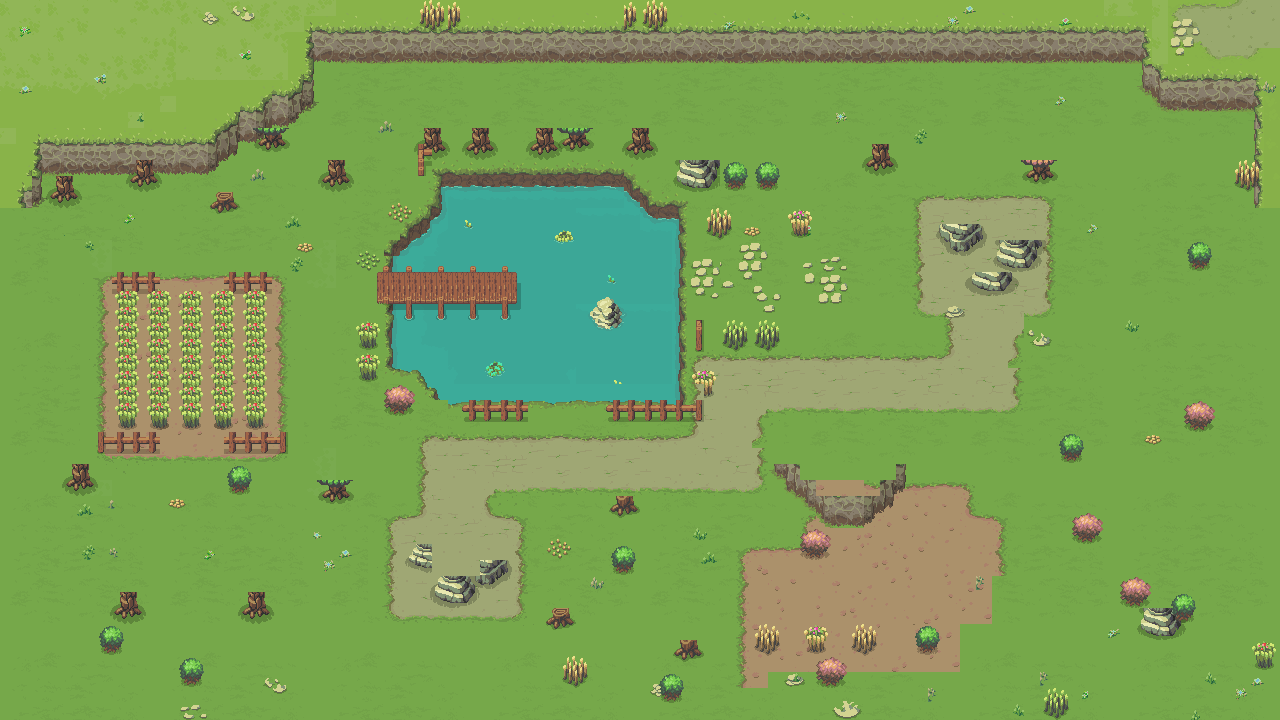

A 2D game scene composited from a Tiled map and its tileset images. What follows is a short description and the map's XML, with each tile layer's data collapsed to a summary:
An orthogonal 80x45 tile map with 16x16 px tiles, 5 tile layers (ground, higherground_pup, water, tight_pup, ...), 17 tilesets.

<map version="1.8" tiledversion="1.8.4" orientation="orthogonal" renderorder="right-down" width="80" height="45" tilewidth="16" tileheight="16" infinite="0" nextlayerid="12" nextobjectid="1">
 <tileset firstgid="1" name="water_env" tilewidth="16" tileheight="16" tilecount="2400" columns="48">
  <image source="../tile/2DML_SET2/water_env.png" width="768" height="800" />
 </tileset>
 <tileset firstgid="2401" name="mainlevbuild" tilewidth="16" tileheight="16" tilecount="8000" columns="100">
  <image source="../tile/2DML_SET2/mainlevbuild.png" width="1600" height="1280" />
 </tileset>
 <tileset firstgid="10401" name="bush3B" tilewidth="32" tileheight="32" tilecount="12" columns="4">
  <image source="../tile/2DML_SET2/Animated/bush3B.png" width="128" height="96" />
  <tile id="0">
   <animation>
    <frame tileid="0" duration="100" />
    <frame tileid="1" duration="100" />
    <frame tileid="2" duration="100" />
    <frame tileid="3" duration="100" />
    <frame tileid="4" duration="100" />
    <frame tileid="5" duration="100" />
    <frame tileid="6" duration="100" />
    <frame tileid="7" duration="100" />
    <frame tileid="8" duration="100" />
    <frame tileid="9" duration="100" />
   </animation>
  </tile>
 </tileset>
 <tileset firstgid="10413" name="bush1A" tilewidth="32" tileheight="32" tilecount="12" columns="4">
  <image source="../tile/2DML_SET2/Animated/bush1A.png" width="128" height="96" />
  <tile id="0">
   <animation>
    <frame tileid="0" duration="100" />
    <frame tileid="1" duration="100" />
    <frame tileid="2" duration="100" />
    <frame tileid="3" duration="100" />
    <frame tileid="4" duration="100" />
    <frame tileid="5" duration="100" />
    <frame tileid="6" duration="100" />
    <frame tileid="7" duration="100" />
    <frame tileid="8" duration="100" />
    <frame tileid="9" duration="100" />
   </animation>
  </tile>
 </tileset>
 <tileset firstgid="10425" name="other_props" tilewidth="16" tileheight="16" tilecount="256" columns="16">
  <image source="../tile/2DML_SET2/other_props.png" width="256" height="256" />
 </tileset>
 <tileset firstgid="10681" name="decorative_props" tilewidth="16" tileheight="16" tilecount="1024" columns="32">
  <image source="../tile/2DML_SET2/decorative_props.png" width="512" height="512" />
 </tileset>
 <tileset firstgid="11705" name="tree2A" tilewidth="64" tileheight="96" tilecount="10" columns="10">
  <image source="../tile/2DML_SET2/Animated/tree2A.png" width="640" height="96" />
  <tile id="0">
   <animation>
    <frame tileid="0" duration="100" />
    <frame tileid="1" duration="100" />
    <frame tileid="2" duration="100" />
    <frame tileid="3" duration="100" />
    <frame tileid="4" duration="100" />
    <frame tileid="5" duration="100" />
    <frame tileid="6" duration="100" />
    <frame tileid="7" duration="100" />
    <frame tileid="8" duration="100" />
    <frame tileid="9" duration="100" />
   </animation>
  </tile>
 </tileset>
 <tileset firstgid="11715" name="tree1B" tilewidth="64" tileheight="128" tilecount="10" columns="10">
  <image source="../tile/2DML_SET2/Animated/tree1B.png" width="640" height="128" />
  <tile id="0">
   <animation>
    <frame tileid="0" duration="100" />
    <frame tileid="1" duration="100" />
    <frame tileid="2" duration="100" />
    <frame tileid="3" duration="100" />
    <frame tileid="4" duration="100" />
    <frame tileid="5" duration="100" />
    <frame tileid="6" duration="100" />
    <frame tileid="7" duration="100" />
    <frame tileid="8" duration="100" />
    <frame tileid="9" duration="100" />
   </animation>
  </tile>
 </tileset>
 <tileset firstgid="11725" name="tree1A" tilewidth="64" tileheight="128" tilecount="10" columns="10">
  <image source="../tile/2DML_SET2/Animated/tree1A.png" width="640" height="128" />
  <tile id="0">
   <animation>
    <frame tileid="0" duration="100" />
    <frame tileid="1" duration="100" />
    <frame tileid="2" duration="100" />
    <frame tileid="3" duration="100" />
    <frame tileid="4" duration="100" />
    <frame tileid="5" duration="100" />
    <frame tileid="6" duration="100" />
    <frame tileid="7" duration="100" />
    <frame tileid="8" duration="100" />
    <frame tileid="9" duration="100" />
   </animation>
  </tile>
 </tileset>
 <tileset firstgid="11735" name="tree1A2000" tilewidth="64" tileheight="96" tilecount="10" columns="10">
  <image source="../tile/2DML_SET2/Animated/tree1A.png" width="640" height="128" />
  <tile id="0">
   <animation>
    <frame tileid="0" duration="100" />
    <frame tileid="1" duration="100" />
    <frame tileid="2" duration="100" />
    <frame tileid="3" duration="100" />
    <frame tileid="4" duration="100" />
    <frame tileid="5" duration="100" />
    <frame tileid="6" duration="100" />
    <frame tileid="7" duration="100" />
    <frame tileid="8" duration="100" />
    <frame tileid="9" duration="100" />
   </animation>
  </tile>
 </tileset>
 <tileset firstgid="11745" name="tree1A3000" tilewidth="64" tileheight="16" tilecount="80" columns="10">
  <image source="../tile/2DML_SET2/Animated/tree1A.png" width="640" height="128" />
 </tileset>
 <tileset firstgid="11825" name="tree1B2000" tilewidth="64" tileheight="96" tilecount="10" columns="10">
  <image source="../tile/2DML_SET2/Animated/tree1B.png" width="640" height="128" />
  <tile id="0">
   <animation>
    <frame tileid="0" duration="100" />
    <frame tileid="1" duration="100" />
    <frame tileid="2" duration="100" />
    <frame tileid="3" duration="100" />
    <frame tileid="4" duration="100" />
    <frame tileid="5" duration="100" />
    <frame tileid="6" duration="100" />
    <frame tileid="7" duration="100" />
    <frame tileid="8" duration="100" />
    <frame tileid="9" duration="100" />
   </animation>
  </tile>
 </tileset>
 <tileset firstgid="11835" name="tree2A2000" tilewidth="64" tileheight="16" tilecount="60" columns="10">
  <image source="../tile/2DML_SET2/Animated/tree2A.png" width="640" height="96" />
  <tile id="0">
   <animation>
    <frame tileid="0" duration="100" />
    <frame tileid="1" duration="100" />
    <frame tileid="2" duration="100" />
    <frame tileid="3" duration="100" />
    <frame tileid="4" duration="100" />
    <frame tileid="5" duration="100" />
    <frame tileid="6" duration="100" />
    <frame tileid="7" duration="100" />
    <frame tileid="8" duration="100" />
    <frame tileid="9" duration="100" />
   </animation>
  </tile>
  <tile id="10">
   <animation>
    <frame tileid="10" duration="100" />
    <frame tileid="11" duration="100" />
    <frame tileid="12" duration="100" />
    <frame tileid="13" duration="100" />
    <frame tileid="14" duration="100" />
    <frame tileid="15" duration="100" />
    <frame tileid="16" duration="100" />
    <frame tileid="17" duration="100" />
    <frame tileid="18" duration="100" />
    <frame tileid="19" duration="100" />
   </animation>
  </tile>
  <tile id="20">
   <animation>
    <frame tileid="30" duration="100" />
    <frame tileid="31" duration="100" />
    <frame tileid="32" duration="100" />
    <frame tileid="33" duration="100" />
    <frame tileid="34" duration="100" />
    <frame tileid="35" duration="100" />
    <frame tileid="36" duration="100" />
    <frame tileid="37" duration="100" />
    <frame tileid="38" duration="100" />
    <frame tileid="39" duration="100" />
   </animation>
  </tile>
  <tile id="30">
   <animation>
    <frame tileid="30" duration="100" />
    <frame tileid="31" duration="100" />
    <frame tileid="32" duration="100" />
    <frame tileid="33" duration="100" />
    <frame tileid="34" duration="100" />
    <frame tileid="35" duration="100" />
    <frame tileid="36" duration="100" />
    <frame tileid="37" duration="100" />
    <frame tileid="38" duration="100" />
    <frame tileid="39" duration="100" />
   </animation>
  </tile>
  <tile id="40">
   <animation>
    <frame tileid="40" duration="100" />
    <frame tileid="41" duration="100" />
    <frame tileid="42" duration="100" />
    <frame tileid="43" duration="100" />
    <frame tileid="44" duration="100" />
    <frame tileid="45" duration="100" />
    <frame tileid="46" duration="100" />
    <frame tileid="47" duration="100" />
    <frame tileid="48" duration="100" />
    <frame tileid="49" duration="100" />
   </animation>
  </tile>
 </tileset>
 <tileset firstgid="11895" name="tree1B" tilewidth="64" tileheight="96" tilecount="10" columns="10">
  <image source="../tile/2DML_SET2/Animated/tree1B.png" width="640" height="128" />
  <tile id="0">
   <animation>
    <frame tileid="0" duration="100" />
    <frame tileid="1" duration="100" />
    <frame tileid="2" duration="100" />
    <frame tileid="3" duration="100" />
    <frame tileid="4" duration="100" />
    <frame tileid="5" duration="100" />
    <frame tileid="6" duration="100" />
    <frame tileid="7" duration="100" />
    <frame tileid="8" duration="100" />
    <frame tileid="9" duration="100" />
   </animation>
  </tile>
 </tileset>
 <tileset firstgid="11905" name="tree1B3000" tilewidth="64" tileheight="16" tilecount="80" columns="10">
  <image source="../tile/2DML_SET2/Animated/tree1B.png" width="640" height="128" />
 </tileset>
 <tileset firstgid="11985" name="tree2B" tilewidth="64" tileheight="96" tilecount="10" columns="10">
  <image source="../tile/2DML_SET2/Animated/tree2B.png" width="640" height="96" />
  <tile id="0">
   <animation>
    <frame tileid="0" duration="100" />
    <frame tileid="1" duration="100" />
    <frame tileid="2" duration="100" />
    <frame tileid="3" duration="100" />
    <frame tileid="4" duration="100" />
    <frame tileid="5" duration="100" />
    <frame tileid="6" duration="100" />
    <frame tileid="7" duration="100" />
    <frame tileid="8" duration="100" />
    <frame tileid="9" duration="100" />
   </animation>
  </tile>
 </tileset>
 <tileset firstgid="11995" name="tree2B2000" tilewidth="64" tileheight="16" tilecount="60" columns="10">
  <image source="../tile/2DML_SET2/Animated/tree2B.png" width="640" height="96" />
  <tile id="0">
   <animation>
    <frame tileid="0" duration="100" />
    <frame tileid="1" duration="100" />
    <frame tileid="2" duration="100" />
    <frame tileid="3" duration="100" />
    <frame tileid="4" duration="100" />
    <frame tileid="5" duration="100" />
    <frame tileid="6" duration="100" />
    <frame tileid="7" duration="100" />
    <frame tileid="8" duration="100" />
    <frame tileid="9" duration="100" />
   </animation>
  </tile>
  <tile id="10">
   <animation>
    <frame tileid="10" duration="100" />
    <frame tileid="11" duration="100" />
    <frame tileid="12" duration="100" />
    <frame tileid="13" duration="100" />
    <frame tileid="14" duration="100" />
    <frame tileid="15" duration="100" />
    <frame tileid="16" duration="100" />
    <frame tileid="17" duration="100" />
    <frame tileid="18" duration="100" />
    <frame tileid="19" duration="100" />
   </animation>
  </tile>
  <tile id="20">
   <animation>
    <frame tileid="20" duration="100" />
    <frame tileid="21" duration="100" />
    <frame tileid="22" duration="100" />
    <frame tileid="23" duration="100" />
    <frame tileid="24" duration="100" />
    <frame tileid="25" duration="100" />
    <frame tileid="26" duration="100" />
    <frame tileid="27" duration="100" />
    <frame tileid="28" duration="100" />
    <frame tileid="29" duration="100" />
   </animation>
  </tile>
  <tile id="30">
   <animation>
    <frame tileid="30" duration="100" />
    <frame tileid="31" duration="100" />
    <frame tileid="32" duration="100" />
    <frame tileid="33" duration="100" />
    <frame tileid="34" duration="100" />
    <frame tileid="35" duration="100" />
    <frame tileid="36" duration="100" />
    <frame tileid="37" duration="100" />
    <frame tileid="38" duration="100" />
    <frame tileid="39" duration="100" />
   </animation>
  </tile>
  <tile id="40">
   <animation>
    <frame tileid="40" duration="100" />
    <frame tileid="41" duration="100" />
    <frame tileid="42" duration="100" />
    <frame tileid="43" duration="100" />
    <frame tileid="44" duration="100" />
    <frame tileid="45" duration="100" />
    <frame tileid="46" duration="100" />
    <frame tileid="47" duration="100" />
    <frame tileid="48" duration="100" />
    <frame tileid="49" duration="100" />
   </animation>
  </tile>
 </tileset>
 <layer id="1" name="ground" width="80" height="45">
  <data>[3600 cells, 3587 non-empty, 547 distinct tile ids]</data>
 </layer>
 <layer id="8" name="higherground_pup" width="80" height="45">
  <data>[3600 cells, 515 non-empty, 255 distinct tile ids]</data>
 </layer>
 <layer id="5" name="water" width="80" height="45">
  <data>[3600 cells, 255 non-empty, 127 distinct tile ids]</data>
 </layer>
 <layer id="6" name="tight_pup" width="80" height="45">
  <data>[3600 cells, 185 non-empty, 75 distinct tile ids]</data>
 </layer>
 <layer id="7" name="object_pup" width="80" height="45">
  <data>[3600 cells, 465 non-empty, 250 distinct tile ids]</data>
 </layer>
</map>
